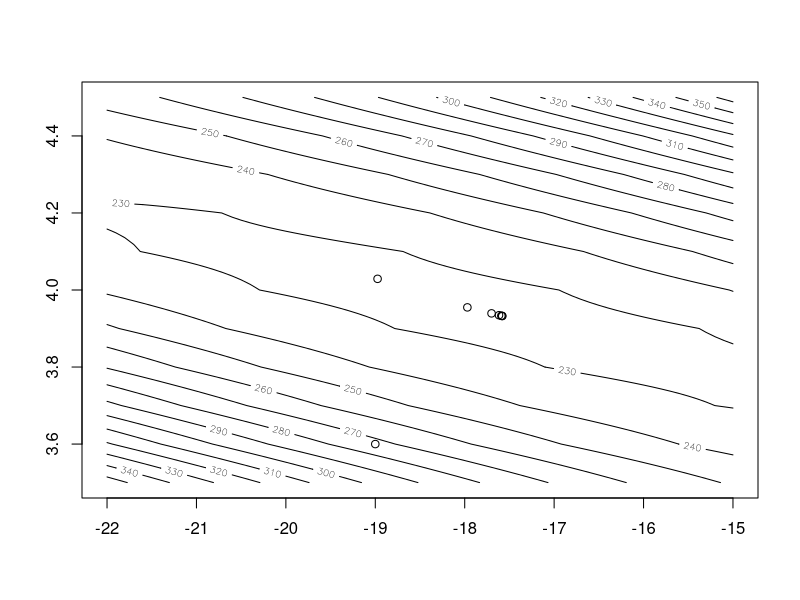
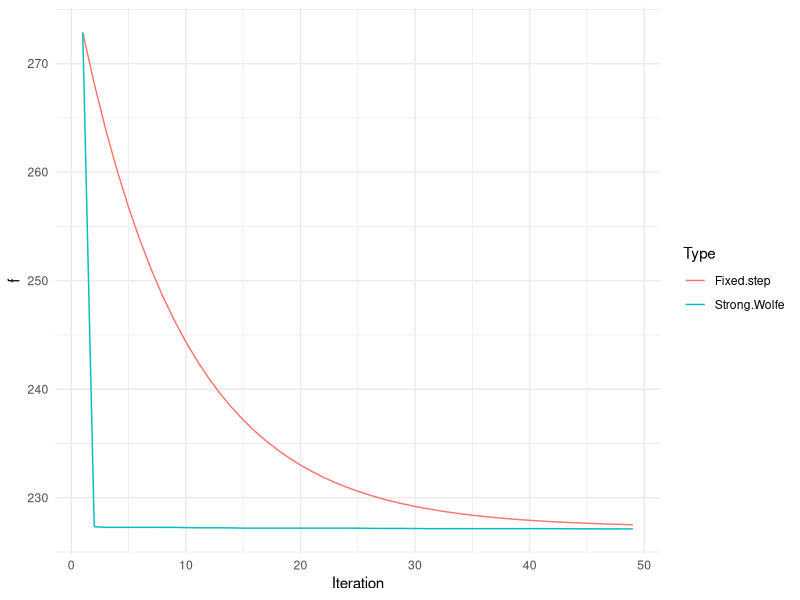

Write the R code that produced these figures, in order.
## ---- chunk 1
s <- cars$speed; d <- cars$dist
data_length <- length(s)
## ---- chunk 2
f <- function(x) 1/data_length * sum(((x[1] + x[2] * s) - d)^2)
g <- function(x) {
  gradient.a <- 2/data_length * sum((x[1] + x[2] * s) - d)
  gradient.b <- 2/data_length * sum(s * ((x[1] + x[2] * s) - d))
  return(c(gradient.a, gradient.b))
}
## ---- chunk 3
# Usign the norm as a criteria for convergence
norm2 <- function(x) norm(as.matrix(x), type = "2")

basic_gd <- function(output = FALSE, x_0 = c(-19,3.6), alpha = 1e-4, tolerance = 1e-4,
                     k_max = 100000) {
  x_k <- x_0
  f_iterates <- rep(0, k_max + 1)
  keep_going <- TRUE
  k <- 0
  f_iterates[1] <- f(x_k)
  while(keep_going) {
    k <- k + 1
    g_k <- g(x_k)
    p_k <- -g_k
    x_k <- x_k + alpha * p_k
    keep_going <- ((norm2(g_k) >= tolerance) & (k < k_max))
    f_iterates[k + 1] <- f(x_k)
  }
  if((norm2(g_k) <= tolerance)) {
    cat('Converged in', k, 'steps', '\n')
  } else {
    cat('Iteration limit reached', '\n')
  }
  cat('f(x_k) = ',f(x_k),'\t','x_k = ',x_k,'\n')
  if(output == TRUE) {
    return(f_iterates)
  }
}
basic_gd()
## ---- chunk 4
norm2 <- function(x) norm(as.matrix(x), type = "2")

# Implementation of Algorithm 3.5
# (Line Search Algorithm)
alpha <- function(a_0, x_k, c1, c2, r_k) {
  a_max <- 4*a_0
  f_k <- f(x_k)
  phi_k <- f_k
  a_1 <- a_0
  a0 <- 0
  a_k <- a_1
  a_k_old <- a0
  k <- 0
  k_max <- 10000
  done <- FALSE
  while(!done) {
    k <- k + 1
    f_k <- f(x_k)
    g_k <- g(x_k)
    p_k <- -g_k
    phi_k_old <- f(x_k + a_k_old * p_k)
      phi_k <- f(x_k + a_k * p_k)
      dphi_k_0 <- t(g(x_k)) %*% p_k
      l_k <- f_k + c1 * a_k * dphi_k_0
      if ((phi_k > l_k) || ((k > 1) && (phi_k >= phi_k_old))) {
        return(zoom(a_k_old, a_k, x_k, c1, c2))
      }
    dphi_k <- t(g(x_k + a_k * p_k)) %*% p_k
      if (abs(dphi_k) <= -c2*dphi_k_0) {
        return(a_k)
      }
    if (dphi_k >= 0) {
      return(zoom(a_k, a_k_old, x_k, c1, c2))
    }
    a_k_old <- a_k
    a_k <- r_k*a_k + (1 - r_k)*a_max
    done <- (k > k_max)
  }
  return(a_k)
}

# Implementation of Algorithm 3.6
# (Zoom Algorithm)
zoom <- function(a_lo, a_hi, x_k, c1, c2) {
  f_k <- f(x_k)
  g_k <- g(x_k)
  p_k <- -g_k
  k <- 0
  k_max <- 10000   # Maximum number of iterations.
  done <- FALSE
  while(!done) {
    k <- k + 1
    phi_lo <- f(x_k + a_lo * p_k)
      a_k <- 0.5*(a_lo + a_hi)
      phi_k <-  f(x_k + a_k * p_k)
      dphi_k_0 <- t(g(x_k)) %*% p_k
      l_k <-  f_k + c1 * a_k * dphi_k_0
      if ((phi_k > l_k) || (phi_k >= phi_lo)) {
        a_hi <- a_k
      } else {
        dphi_k <-  t(g(x_k + a_k * p_k)) %*% p_k
          if (abs(dphi_k) <= -c2*dphi_k_0) {
            return(a_k)
          }
        if (dphi_k*(a_hi - a_lo) >= 0) {
          a_hi <- a_lo
        }
        a_lo <- a_k
      }
    done <- (k > k_max)
  }
  return(a_k)
}
## ---- chunk 5
strong_wolfe_gd <-
  function(f, g, x_0, a_0 = 1, r_k = 0.5,
           c1 = 1e-4, c2 = 4e-1, tol_grad_f = 1e-4,
           k_max = 100000, output = FALSE, plot = FALSE) {
  f_iterates <- rep(0,k_max + 1)
  keep_going <- TRUE

  if (plot == TRUE) {
    agrid <- seq(-22,-15,.1)
    bgrid <- seq(3.5,4.5,.1)
    zvalues <- matrix(NA_real_,length(agrid),length(bgrid))
    for (i in 1:length(agrid)) {
      for (j in 1:length(bgrid)) {
        zvalues[i,j] <- f(c(agrid[i],bgrid[j]))
      }
    }
    my_levels <- seq(150, 400, 10)
    contour(agrid, bgrid, zvalues, levels = my_levels)
    points(x_0[1], x_0[2])
  }

  x_k <- x_0
  k <- 0
  f_iterates[1] <- f(x_k)
  while (keep_going) {
    k <- k + 1
    a_k <- alpha(a_0, x_k, c1, c2, r_k)
    g_k <- g(x_k)
    p_k <- -g_k
    x_k <- x_k + a_k*p_k
    keep_going <- (norm2(g_k) >= tol_grad_f) & (k < k_max)
    f_iterates[k + 1] <- f(x_k) 
    
    #plot iterates
    if (plot == TRUE) {
      if (k == 1 || k %% 100 == 0) {
        points(x_k[1], x_k[2])
      }
    }
  }
  if (!output == TRUE || !plot == TRUE) {
    if((norm2(g_k) <= tol_grad_f)) {
      cat('Converged in', k, 'steps', '\n')
    } else {
      cat('Iteration limit reached', '\n')
    }
    cat('f(x_k) = ',f(x_k),'\t', 'x_k = ', x_k, '\n')
  }
  if (output == TRUE) {
    return(f_iterates)
  }
}
strong_wolfe_gd(f,g, c(-19, 3.6), output = FALSE, plot = TRUE)
## ---- chunk 6
plot.data <- cbind('Fixed-step' = basic_gd(output = TRUE), 'Strong-Wolfe' = strong_wolfe_gd(output = TRUE, f, g, c(-19,3.6)), 'Iteration' = seq(1,100001,1))
library(tidyverse)
plot.data.long <- gather(data.frame(plot.data), key = 'Type', value = 'f', -Iteration)
plot.data.long <- filter(plot.data.long, Iteration < 50)
## ---- chunk 7
ggplot(plot.data.long) + 
  geom_line(aes(x = Iteration, y = f, color = Type)) + 
  theme_minimal()
